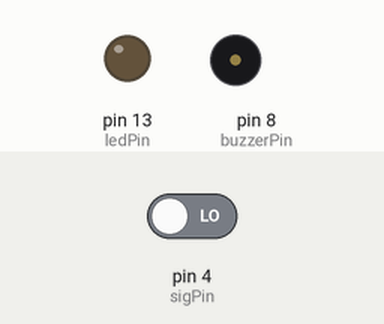
A sketch run on a simulated Arduino Uno, built with avr-gcc and run on an emulated ATmega328P. Shown: output pins drawn as LEDs (lit = HIGH), buzzer (waves = sounding, pin HIGH). The inputs (shaded band) are chosen by the test bench; at power-on: pin 4 (sigPin) LOW.

Above: at 1.2 s.
1.3 s: pin 4 (sigPin) driven HIGH
At 1.8 s:
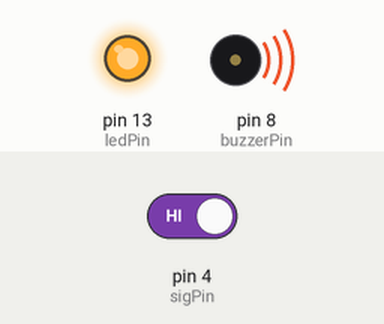
2.8 s: pin 4 (sigPin) driven LOW
At 4.1 s:
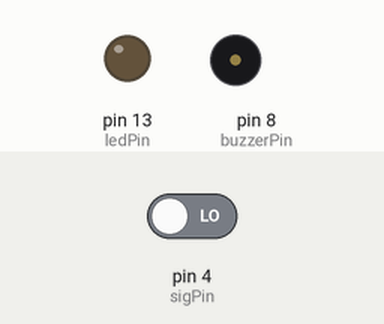
Timing chart, 0 to 5.8 s (numbered marks = the images above; inputs shaded):
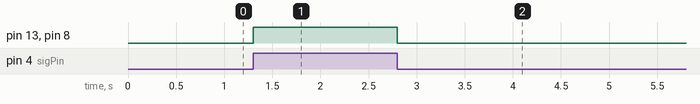

The sketch:

Diagoware.ino
```cpp
const int sigPin = 4;     // pin tilt sensor
const int ledPin = 13;   // pin LED
const int buzzerPin = 8; // pin buzzer

void setup()
{
  pinMode(sigPin, INPUT);
  pinMode(ledPin, OUTPUT);
  pinMode(buzzerPin, OUTPUT);

  // kondisi awal mati
  digitalWrite(ledPin, LOW);    // LED OFF
  digitalWrite(buzzerPin, LOW);  // Buzzer OFF
}

void loop()
{
  if (digitalRead(sigPin) == HIGH)
  {
    // ADA KEMIRINGAN
    digitalWrite(ledPin, HIGH);     // LED ON
    digitalWrite(buzzerPin, HIGH); // BUZZER ON
  }
  else
  {
    // TIDAK MIRING
    digitalWrite(ledPin, LOW);    // LED OFF
    digitalWrite(buzzerPin, LOW);  // BUZZER OFF
  }
}
```

Measured:
- after the input at 1.3 s, pin 13 (ledPin), pin 8 (buzzerPin): LOW → HIGH at once
- after the input at 2.8 s, pin 13 (ledPin), pin 8 (buzzerPin): HIGH → LOW at once
